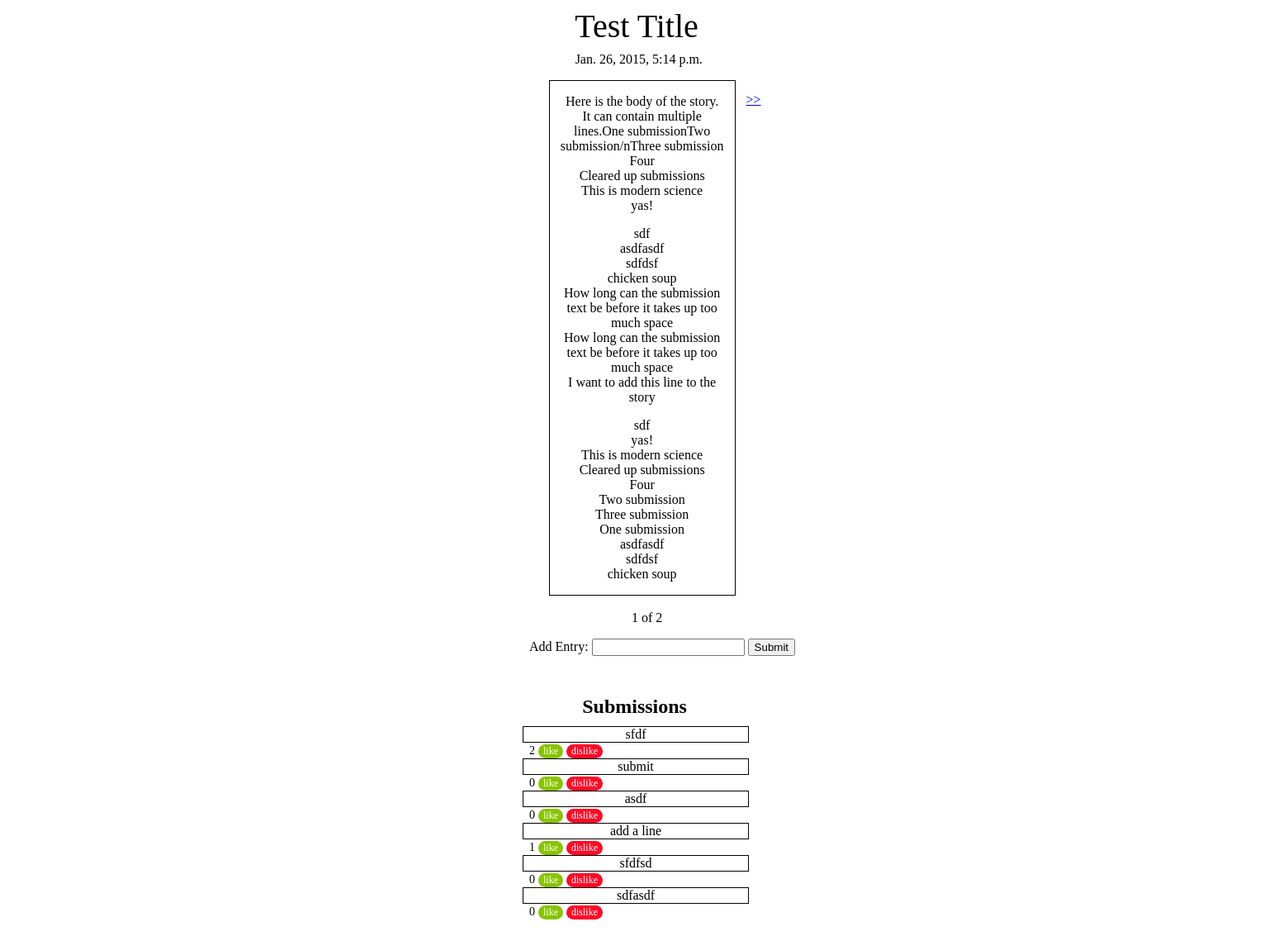
The page /1 on the database its author committed.
### blogapp/models.py (models this page shows, shortened)
class Story(models.Model):
    title = models.CharField(max_length=140)
    body = models.TextField()
    date = models.DateTimeField()

class Submission(models.Model):
    story = models.ForeignKey(Story)
    text = models.CharField(max_length=140)
    votes = models.IntegerField(default=0)
    date = models.DateTimeField()

### blogapp/views.py (the view)
# urls.py: url(r'^(?P<page>\d+)$', views.main, name='main'),
def main(request, page):
    stories = Story.objects.all().order_by('-date')
    submissions = Submission.objects.all()
    paginator = Paginator(stories, 1)
    try:
        stories = paginator.page(page)
    except (InvalidPage, EmptyPage):
        stories = paginator.page(paginator.num_pages)
    return render(request, 'blogapp/main.html', dict(stories=stories, submissions=submissions))

### blogapp/templates/blogapp/main.html (shortened to what this page needs)
{% load staticfiles %}
<!DOCTYPE html>
<html>
<head lang="en">
    <link rel="stylesheet" type="text/css" href="{% static 'blogapp/style.css' %}" />
</head>
<body>
    <div id="story">
        {% for story in stories %}
            <div class="title">
                <div class= "title_text"> {{ story.title }} </div>
            </div>
                <ul>
                    <div class="time">{{ story.date }}</div>
                    <div class="body">{{ story.body|linebreaks }}</div>
                </ul>
             <span class="current">
                <div class= "current">
                &nbsp;{{ stories.number }} of {{ stories.paginator.num_pages }}
                </div>
            </span>
            <div class= "add_submission">
            <form action='{{ stories.number }}/submission/' method='post'>{% csrf_token %}
            <p> Add Entry: <input type= "text" name="submission">
            <input type='submit' value='Submit' />
            </form>
            </div>
            <div class= "submissions">
                <div class= "submission_title">
                    <h1> Submissions </h1>
                </div>
                {% for submission in submissions %}
                    {% ifequal submission.story.pk story.pk %}
                        <div class= "submission_box">
                            <div class= "text"> {{submission.text}}</div>
                        </div>
                        <div class="votes">{{ submission.votes }}</div>
                        <form action="{{ stories.number }}/submission/{{ submission.pk }}/like/" style="display:inline-block;" method="post">
                            <input id="like" class="like" type="submit" value="like">
                        </form>
                        <form action="{{ stories.number }}/submission/{{ submission.pk }}/dislike/" style="display:inline-block;" method="post">
                            <input id="dislike" class="dislike" type="submit" value="dislike"/>
                        </form>
                    {% endifequal %}
                {% endfor %}
            </div>
        {% endfor %}
        {% if stories.object_list and stories.paginator.num_pages > 1 %}
        <div class="pagination" style="margin-top: 20px; margin-left: -20px; ">
            <span class="step-links">
                {% if stories.has_next %}
                    <div class= "older_entries">
                    <a href="{{ stories.next_page_number }}"> &gt;&gt; </a>
                    </div>
                {% endif %}
            </span>
        </div>
        {% endif %}
    </div>
</body>
</html>

### blogapp/static/blogapp/style.css (style rules this page uses)
.title { position: relative; font-size: 40px; margin-left: 41%; }
.title_text { text-align: center; width: 6.5em; }
.time { position: relative; margin-left: 41%; left: 2em; }
.time { margin-top: -.5em; }
.body { margin-left: 41%; width: 13em; padding-left: .5em; padding-right: .5em; text-align: center; border: solid; border-width: 1px; margin-top: 1em; }
.current { position: relative; margin-left: 41%; margin-top: -1em; left: 3.75em; }
.older_entries { position: absolute; left: 41%; margin-left: 16.5em; top: 7em; }
.submissions { position: relative; width: 100%; margin-top: 1em; margin-left: 41%; }
.submission_box { position: relative; border: solid; border-width: 1px; width: 17em; margin-left: -.5em; }
.submission_title { font-size: 12px; margin-left: 5.35em; margin-bottom: -.5em; }
.text { text-align: center; }
.votes { font-size: 14px; font-family: Times,serif; display:inline-block; }
.like { font-size:12px; font-family:Times, serif; font-weight:normal; border-radius:16px; border:0px solid #68aa07; background-color:#89c403; color:#ffffff; display:inline-block; }
.dislike { font-size:12px; font-family:Times, serif; font-weight:normal; border-radius:16px; border:0px solid #f04030; background-color: #ff0a27; color:#ffffff; display:inline-block; }
.add_submission { padding-bottom: 1em; margin-left: 41%; }

### rows shown on the page
Story: title "Test Title", date "Jan. 26, 2015, 5:14 p.m.", body "Here is the body of the story. It can contain multiple lines.One submissionTwo submission/nThree submission Four Cleared up submissions This is modern science yas! sdf asdfasdf sdfdsf chicken soup How long can the submission text be before it takes up too much space How long can the submission text be before it takes up too much space I want to add this line to the story sdf yas! This is modern science Cleared up submissions Four Two submission Three submission One submission asdfasdf sdfdsf chicken soup", number "1", paginator.num_pages "2"
Submission: text "sfdf", votes "2"
Submission: text "submit", votes "0"
Submission: text "asdf", votes "0"
Submission: text "add a line", votes "1"
Submission: text "sfdfsd", votes "0"
Submission: text "sdfasdf", votes "0"
